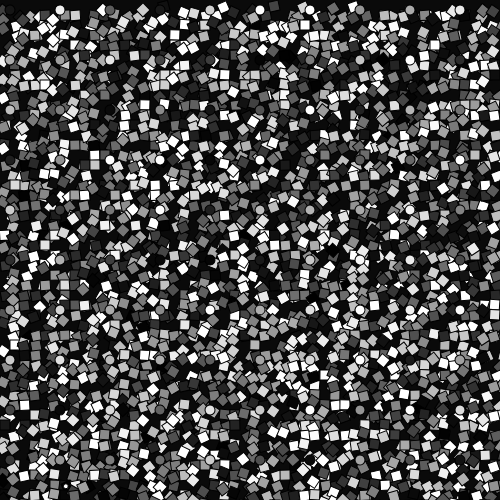
Frame 1 (no input)
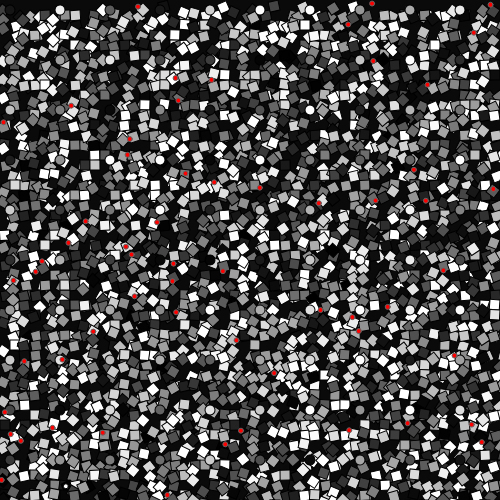
Frame 60 (no input)
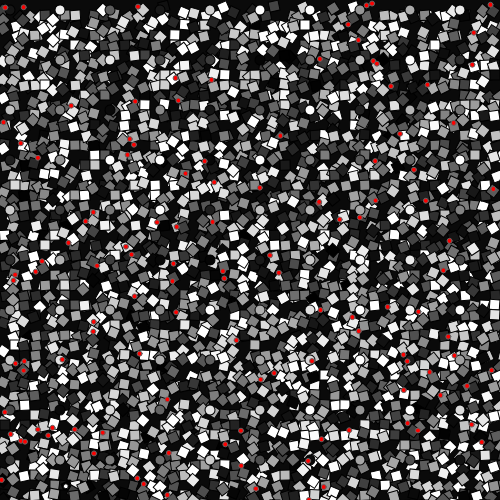
Frame 120 (the mouse pressed at the canvas centre since frame 60)

The p5.js sketch that drew these frames (run headless with seeded random() and noise() and a simulated clock; from frame 60 on, the mouse is pressed at the canvas centre):

// p5.js sketch
// ── sketch.js

let x = 200;
let y = 200;
let extraCanvas;

function setup() {
    createCanvas(500, 500);
    extraCanvas = createGraphics(500, 500);
  extraCanvas.clear();
  background(10);
    for(let i = 10; i <= 500; i = i + 10){
    for(let j = 10; j <= 500; j = j + 10){
        push();
        translate(i,j);
        rotate(random(PI));
        fill(random(300));
        square(0,0, 10);
        pop();
        
     
    }
    }
    for(let i = 10; i <= 500; i = i + 50){
        for(let j = 10; j <= 500; j = j + 50){
            push();
            translate(i,j);
            rotate(random(PI));
            fill(random(300));
            circle(0,0,10);
            pop();
            
         
        }
        }
}

function draw() {

    x += random(-5, 5);
    y += random(-5, 5);
    
    extraCanvas.fill(255, 150);
    extraCanvas.noStroke();
    let starX = random(width);
    let starY = random(height);
    ellipse(starX, starY, 5, 5);

    
     
  image(extraCanvas, 0, 0);
  fill(255, 0, 0);
    stroke(100);
    
}
